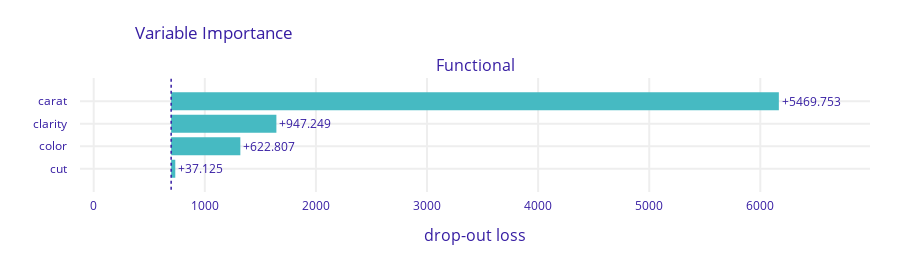

This figure's notebook cell:
### Code cell
# Interpretation
import dalex as dx
from sklearn.metrics import mean_gamma_deviance as deviance
from sklearn.dummy import DummyRegressor

dummy = DummyRegressor().fit(X_train, y_train)
d0, d = (deviance(y_valid, m.predict(X_valid)) for m in (dummy, model))
print(f"% deviance explained: {(d0 - d) / d0:.2%}")


def pred_fun(m, X):
    return m.predict(preprocessor.transform(X), batch_size=1000).flatten()


exp = dx.Explainer(
    model,
    data=df_valid[ord_features + ["carat"]],
    y=y_valid,
    predict_function=pred_fun,
    verbose=False,
)

vi = exp.model_parts()
vi.plot()

pdp_num = exp.model_profile(
    variables=["carat"], label="Partial depencence for numeric variables", verbose=False
)
pdp_num.plot()

pdp_ord = exp.model_profile(
    variable_type="categorical",
    variable_splits=dict(zip(ord_features, ord_levels)),
    label="Partial depencence for ordinal variables",
    verbose=False,
)
pdp_ord.plot(facet_scales="free")

### Figure 1 — Plotly figure (JSON) as saved in the notebook; plotly's stock layout.template omitted (floating-point values rounded to 4 significant figures)
{"data": [{"base": 697.0, "hoverinfo": "text", "hoverlabel": {"bgcolor": "rgba(0,0,0,0.8)"}, "hovertext": ["Model: Functional loss after<br>variable: carat is permuted: 6166.73<br>Drop-out loss change: +5469.753", "Model: Functional loss after<br>variable: clarity is permuted: 1644.226<br>Drop-out loss change: +947.249", "Model: Functional loss after<br>variable: color is permuted: 1319.784<br>Drop-out loss change: +622.807", "Model: Functional loss after<br>variable: cut is permuted: 734.102<br>Drop-out loss change: +37.125"], "marker": {"color": "#46bac2"}, "orientation": "h", "showlegend": false, "text": ["+5469.753", "+947.249", "+622.807", "+37.125"], "textposition": "outside", "type": "bar", "x": [5470.0, 947.2, 622.8, 37.12], "xaxis": "x", "y": ["carat", "clarity", "color", "cut"], "yaxis": "y"}], "layout": {"annotations": [{"font": {"size": 16}, "showarrow": false, "text": "Functional", "x": 0.5, "xanchor": "center", "xref": "paper", "y": 1, "yanchor": "bottom", "yref": "paper"}, {"font": {"size": 16}, "showarrow": false, "text": "drop-out loss", "x": 0.5, "xanchor": "center", "xref": "paper", "y": 0, "yanchor": "top", "yref": "paper", "yshift": -30}], "font": {"color": "#371ea3"}, "height": 263, "margin": {"b": 71, "r": 30, "t": 78}, "shapes": [{"line": {"color": "#371ea3", "dash": "dot", "width": 1.5}, "type": "line", "x0": 697.0, "x1": 697.0, "xref": "x", "y0": -1, "y1": 4, "yref": "y"}], "title": {"text": "Variable Importance", "x": 0.15}, "xaxis": {"anchor": "y", "automargin": true, "domain": [0, 1], "fixedrange": true, "gridwidth": 2, "range": [-123.5, 6987.0], "tickcolor": "white", "ticklen": 3, "ticks": "outside", "type": "linear", "zeroline": false}, "yaxis": {"anchor": "x", "automargin": true, "autorange": "reversed", "domain": [0, 1], "fixedrange": true, "gridwidth": 2, "tickcolor": "white", "ticklen": 10, "ticks": "outside", "type": "category"}}}
